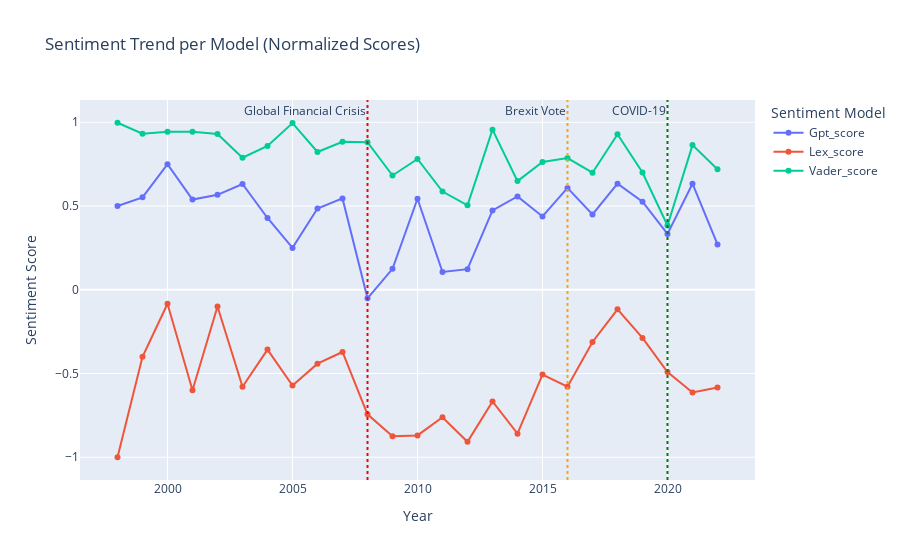

Notebook source saved alongside this figure:
### Markdown cell above
The bar charts above compare Precision, Recall, and F1-score per sentiment category (Positive, Neutral, Negative) for GPT and Lexicon models, using VADER as the baseline (i.e., VADER labels are treated as ground truth).
* For the "Positive" category, GPT achieves higher F1-score and recall, while Lexicon has slightly better precision.
* For "Negative", Lexicon achieves perfect recall (i.e., it captures all negative cases from VADER), but has very low precision—indicating many false positives. GPT, by contrast, offers better precision but misses more true negatives (lower recall).
* For "Neutral", both models score zero across all metrics, likely because VADER does not assign any final "Neutral" sentiment labels.
  
Overall, GPT shows more balanced performance across sentiment classes, especially for "Positive" sentiment.

Lexicon is useful when recall of "Negative" sentiment is the top priority, but its performance is unbalanced.

### Code cell
# 16. Sentiment trend over time
# Convert sentiments to numerical scores
df["Gpt_score"] = df["Gpt_sentiment"].map({"Negative": -1, "Neutral": 0, "Positive": 1})
df["Lex_score"] = df["Lexicon_sentiment"].map({"Negative": -1, "Neutral": 0, "Positive": 1})
df["Vader_score"] = df["compound"]  # already [-1, 1]

# Aggregate by year
trend_df = df.groupby("year")[["Gpt_score", "Lex_score", "Vader_score"]].mean().reset_index()

# Plot sentiment trend with events
fig = px.line(
    trend_df,
    x="year",
    y=["Gpt_score", "Lex_score", "Vader_score"],
    title="Sentiment Trend per Model (Normalized Scores)",
    markers=True,
    labels={"value": "Sentiment Score", "year": "Year", "variable": "Model"}
)

# Add major events
fig.add_vline(x=2008, line_dash="dot", line_color="red",
              annotation_text="Global Financial Crisis", annotation_position="top left")
fig.add_vline(x=2016, line_dash="dot", line_color="orange",
              annotation_text="Brexit Vote", annotation_position="top left")
fig.add_vline(x=2020, line_dash="dot", line_color="green",
              annotation_text="COVID-19", annotation_position="top left")

fig.update_layout(legend_title="Sentiment Model")
fig.show()

### Figure 1 — Plotly figure (JSON) as saved in the notebook; plotly's stock layout.template omitted (floating-point values rounded to 4 significant figures)
{"data": [{"hovertemplate": "Model=Gpt_score<br>Year=%{x}<br>Sentiment Score=%{y}<extra></extra>", "legendgroup": "Gpt_score", "line": {"color": "#636efa", "dash": "solid"}, "marker": {"symbol": "circle"}, "mode": "lines+markers", "name": "Gpt_score", "orientation": "v", "showlegend": true, "type": "scatter", "x": [1998, 1999, 2000, 2001, 2002, 2003, 2004, 2005, 2006, 2007, 2008, 2009, 2010, 2011, 2012, 2013, 2014, 2015, 2016, 2017, 2018, 2019, 2020, 2021, 2022], "xaxis": "x", "y": [0.5, 0.5517, 0.75, 0.5385, 0.5667, 0.6316, 0.4286, 0.25, 0.4848, 0.5455, -0.05128, 0.125, 0.5435, 0.1061, 0.1231, 0.4737, 0.5571, 0.4375, 0.6081, 0.45, 0.6333, 0.5256, 0.3333, 0.6333, 0.2708], "yaxis": "y"}, {"hovertemplate": "Model=Lex_score<br>Year=%{x}<br>Sentiment Score=%{y}<extra></extra>", "legendgroup": "Lex_score", "line": {"color": "#EF553B", "dash": "solid"}, "marker": {"symbol": "circle"}, "mode": "lines+markers", "name": "Lex_score", "orientation": "v", "showlegend": true, "type": "scatter", "x": [1998, 1999, 2000, 2001, 2002, 2003, 2004, 2005, 2006, 2007, 2008, 2009, 2010, 2011, 2012, 2013, 2014, 2015, 2016, 2017, 2018, 2019, 2020, 2021, 2022], "xaxis": "x", "y": [-1, -0.4, -0.08333, -0.6, -0.1, -0.5789, -0.3571, -0.5714, -0.4412, -0.3714, -0.7436, -0.875, -0.8696, -0.7612, -0.9077, -0.6667, -0.8592, -0.5062, -0.5789, -0.3115, -0.1167, -0.2875, -0.4912, -0.6129, -0.5833], "yaxis": "y"}, {"hovertemplate": "Model=Vader_score<br>Year=%{x}<br>Sentiment Score=%{y}<extra></extra>", "legendgroup": "Vader_score", "line": {"color": "#00cc96", "dash": "solid"}, "marker": {"symbol": "circle"}, "mode": "lines+markers", "name": "Vader_score", "orientation": "v", "showlegend": true, "type": "scatter", "x": [1998, 1999, 2000, 2001, 2002, 2003, 2004, 2005, 2006, 2007, 2008, 2009, 2010, 2011, 2012, 2013, 2014, 2015, 2016, 2017, 2018, 2019, 2020, 2021, 2022], "xaxis": "x", "y": [0.9971, 0.9316, 0.9436, 0.9427, 0.9302, 0.7884, 0.8582, 0.9949, 0.8226, 0.8837, 0.8811, 0.6822, 0.7807, 0.5861, 0.5042, 0.9559, 0.6486, 0.7627, 0.7862, 0.6989, 0.9285, 0.6998, 0.3834, 0.8636, 0.7199], "yaxis": "y"}], "layout": {"annotations": [{"showarrow": false, "text": "Global Financial Crisis", "x": 2008, "xanchor": "right", "xref": "x", "y": 1, "yanchor": "top", "yref": "y domain"}, {"showarrow": false, "text": "Brexit Vote", "x": 2016, "xanchor": "right", "xref": "x", "y": 1, "yanchor": "top", "yref": "y domain"}, {"showarrow": false, "text": "COVID-19", "x": 2020, "xanchor": "right", "xref": "x", "y": 1, "yanchor": "top", "yref": "y domain"}], "legend": {"title": {"text": "Sentiment Model"}, "tracegroupgap": 0}, "shapes": [{"line": {"color": "red", "dash": "dot"}, "type": "line", "x0": 2008, "x1": 2008, "xref": "x", "y0": 0, "y1": 1, "yref": "y domain"}, {"line": {"color": "orange", "dash": "dot"}, "type": "line", "x0": 2016, "x1": 2016, "xref": "x", "y0": 0, "y1": 1, "yref": "y domain"}, {"line": {"color": "green", "dash": "dot"}, "type": "line", "x0": 2020, "x1": 2020, "xref": "x", "y0": 0, "y1": 1, "yref": "y domain"}], "title": {"text": "Sentiment Trend per Model (Normalized Scores)"}, "xaxis": {"anchor": "y", "domain": [0, 1], "title": {"text": "Year"}}, "yaxis": {"anchor": "x", "domain": [0, 1], "title": {"text": "Sentiment Score"}}}}
